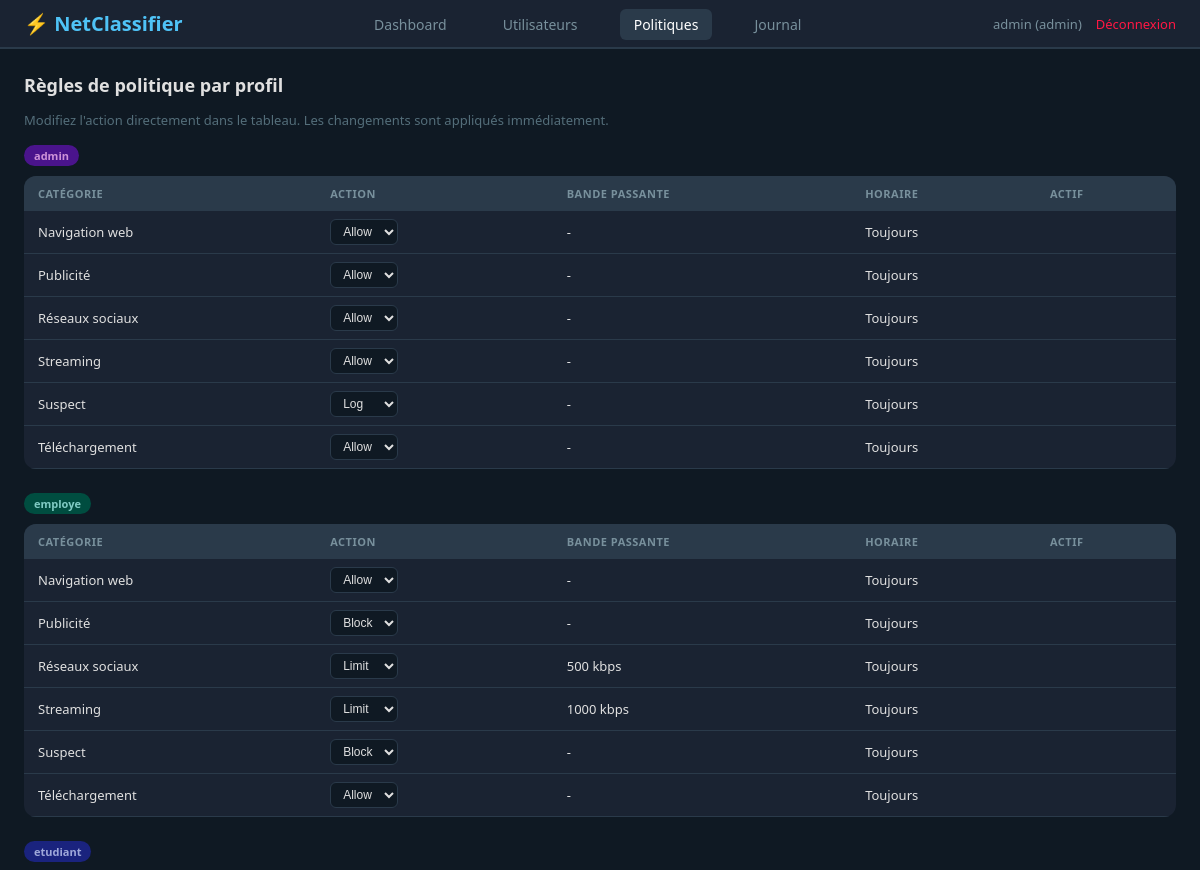
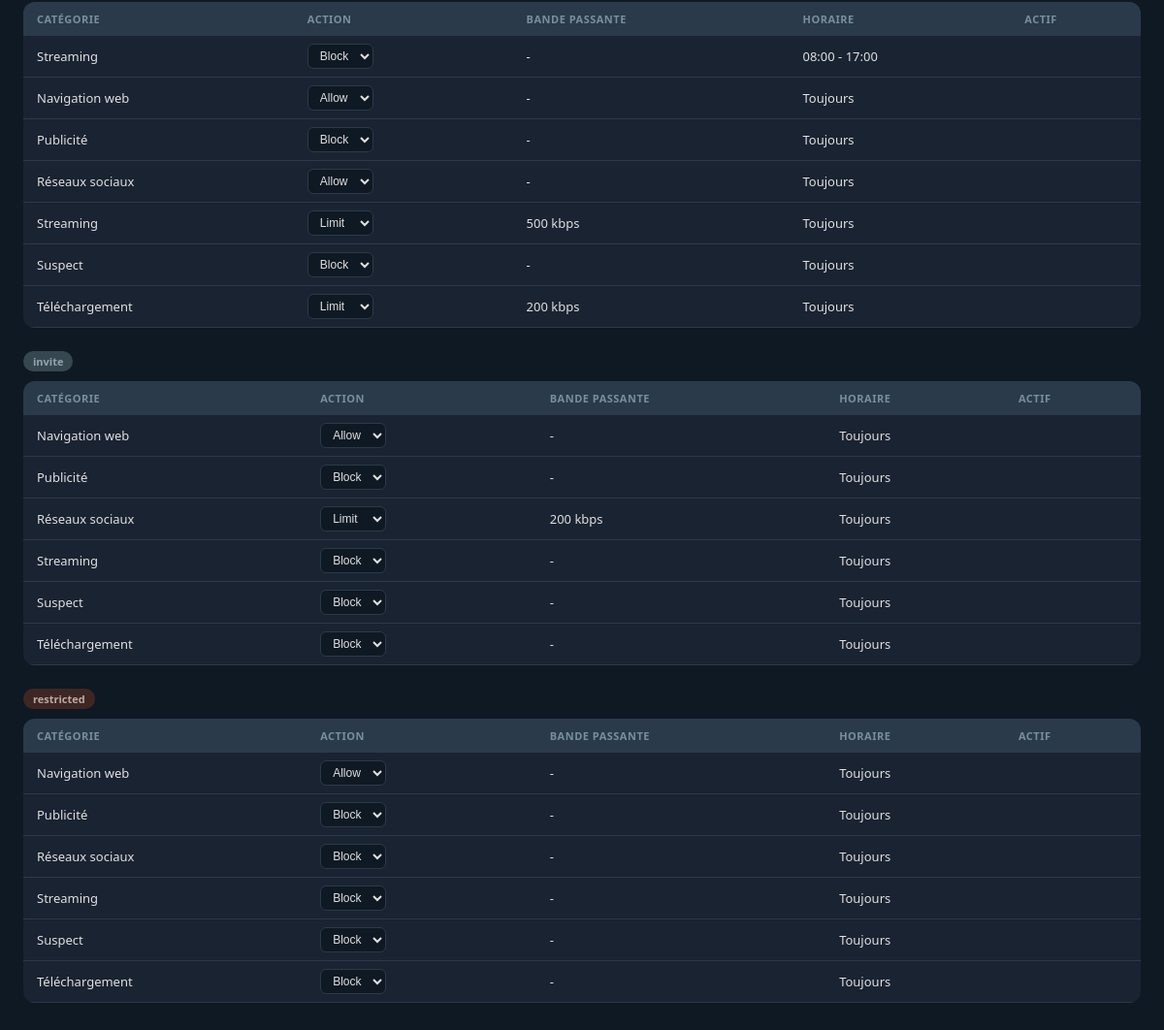
Screenshot of /policies (signed in) with the database file from the repository (2 pictures, top to bottom).
### tables this page shows
CREATE TABLE policy_rules (
    id              INTEGER PRIMARY KEY AUTOINCREMENT,
    profile         TEXT NOT NULL,                         -- Profil utilisateur
    category        TEXT NOT NULL,                         -- Catégorie de flux
    action          TEXT NOT NULL DEFAULT 'Allow',         -- Action (Allow, Block...)
    bandwidth_kbps  INTEGER DEFAULT NULL,                  -- Limite de bande passante
    time_start      TEXT DEFAULT NULL,                     -- Début de la règle horaire
    time_end        TEXT DEFAULT NULL,                     -- Fin de la règle horaire
    priority        INTEGER DEFAULT 0,                     -- Plus haut = prioritaire
    is_active       BOOLEAN DEFAULT 1,                     -- Activer/désactiver sans supprimer
    created_at      TIMESTAMP DEFAULT CURRENT_TIMESTAMP,
    updated_at      TIMESTAMP DEFAULT CURRENT_TIMESTAMP,

    -- Une seule règle par combinaison profil + catégorie + horaire
    UNIQUE(profile, category, time_start, time_end),

    CHECK (action IN ('Allow', 'Block', 'Limit', 'Log')),
    CHECK (profile IN ('etudiant', 'employe', 'admin', 'invite', 'restricted'))
);

### web/dashboard.py (the view)
@dashboard_bp.route("/policies")
@admin_required
def policies_page():
    policies = get_all_policies()
    grouped = {}
    for p in policies:
        grouped.setdefault(p["profile"], []).append(p)
    ctx = _base_ctx()
    ctx["grouped_policies"] = grouped
    return render_template("policies.html", **ctx)

### db/database.py (called while the page is built)
@contextmanager
def get_db():
    conn = sqlite3.connect(DB_PATH, timeout=10)
    conn.row_factory = sqlite3.Row        # Accès par nom de colonne : row["username"]
    conn.execute("PRAGMA journal_mode=WAL")  # Lectures parallèles aux écritures
    conn.execute("PRAGMA foreign_keys=ON")   # Activer les clés étrangères
    try:
        yield conn
        conn.commit()
    except Exception:
        conn.rollback()
        raise
    finally:
        conn.close()

def get_all_policies() -> list[dict]:
    with get_db() as conn:
        rows = conn.execute(
            "SELECT * FROM policy_rules ORDER BY profile, priority DESC, category"
        ).fetchall()
        return [dict(r) for r in rows]

def get_unread_alerts() -> list[dict]:
    with get_db() as conn:
        rows = conn.execute(
            "SELECT * FROM alerts WHERE is_read = 0 "
            "ORDER BY timestamp DESC LIMIT 50"
        ).fetchall()
        return [dict(r) for r in rows]

### web/dashboard.py (called while the page is built)
def admin_required(f):
    @wraps(f)
    def decorated(*args, **kwargs):
        if "admin_user" not in session:
            return redirect(url_for("auth.login"))
        return f(*args, **kwargs)
    return decorated

def _base_ctx():
    alerts = get_unread_alerts()
    return {
        "user":session["admin_user"],
        "profile":     session["admin_profile"],
        "fullname":    session.get("admin_fullname", ""),
        "alert_count": len(alerts),
    }

### web/templates/policies.html (shortened to what this page needs)
{% extends "base.html" %}
{% block content %}
<div class="section">
    <h2>Règles de politique par profil</h2>
    <p class="hint">Modifiez l'action directement dans le tableau. Les changements sont appliqués immédiatement.</p>
    {% for profile_name, rules in grouped_policies.items() %}
    <div class="policy-group">
<h3><span class="badge badge-{{ profile_name }}">{{ profile_name }}</span></h3>
<div class="table-wrapper">
    <table>
<thead>
    <tr>
<th>Catégorie</th><th>Action</th>
<th>Bande passante</th><th>Horaire</th><th>Actif</th>
    </tr>
</thead>
<tbody>
    {% for r in rules %}
    <tr>
<td>{{ r.category }}</td>
<td style="position:relative;">
    <select aria-label="Action"
    id="policy-sel-{{ r.id if r.id else 'null' }}"
    onchange="updatePolicy({{ r.id if r.id else 'null' }}, this)">
{% for a in ['Allow','Block','Limit','Log'] %}
<option value="{{ a }}" {% if r.action == a %}selected{% endif %}>{{ a }}</option>
{% endfor %}
    </select>
</td>
<td>{{ (r.bandwidth_kbps|string + ' kbps') if r.bandwidth_kbps else '-' }}</td>
<td>{{ (r.time_start + ' - ' + r.time_end) if r.time_start else 'Toujours' }}</td>
<td>{{ "" if r.is_active else "" }}</td>
    </tr>
    {% endfor %}
</tbody>
    </table>
</div>
    </div>
    {% endfor %}
</div>
{% endblock %}

### web/static/css/style.css (style rules this page uses)
:root { --bg-dark: #0f1923; --bg-card: #1a2332; --bg-hover: #223344; --border: #2a3a4a; --text-primary: #e0e0e0; --text-secondary: #78909c; --text-muted: #546e7a; --accent: #4fc3f7; --green: #00e676; --red: #ff1744; --orange: #ffa726; --purple: #7c4dff; --blue: #2979ff; }
* { margin: 0; padding: 0; box-sizing: border-box; }
body { font-family: 'Segoe UI', sans-serif; background: var(--bg-dark); color: var(--text-primary); }
.section { margin-bottom: 28px; }
.section h2 { margin-bottom: 14px; font-size: 18px; color: var(--text-primary); }
.section h3 { margin-bottom: 10px; color: var(--text-secondary); font-size: 14px; }
.hint { color: var(--text-muted); font-size: 13px; margin-bottom: 16px; }
.table-wrapper { overflow-x: auto; }
table { width: 100%; border-collapse: collapse; background: var(--bg-card); border-radius: 12px; overflow: hidden; }
th { background: var(--border); padding: 10px 14px; text-align: left; font-size: 11px; color: var(--text-secondary); text-transform: uppercase; letter-spacing: 0.5px; }
td { padding: 8px 14px; font-size: 13px; border-bottom: 1px solid var(--border); }
.badge { display: inline-block; padding: 3px 10px; border-radius: 12px; font-size: 11px; font-weight: 600; }
.badge-etudiant { background: #1a237e; color: #9fa8da; }
.badge-employe { background: #004d40; color: #80cbc4; }
.badge-admin { background: #4a148c; color: #ce93d8; }
.badge-invite { background: #37474f; color: #90a4ae; }
.badge-restricted { background: #3e2723; color: #bcaaa4; }
table select { background: var(--bg-dark); color: var(--text-primary); border: 1px solid var(--border); padding: 4px 8px; border-radius: 6px; font-size: 12px; }
.policy-group { margin-bottom: 24px; }
.policy-group h3 { margin-bottom: 10px; }

### rows the page displays
policy_rules: profile "admin", category "Navigation web", action+id "Allow", bandwidth_kbps "-", time_start "Toujours"
policy_rules: category "Publicité", action+id "Allow", bandwidth_kbps "-", time_start "Toujours"
policy_rules: category "Réseaux sociaux", action+id "Allow", bandwidth_kbps "-", time_start "Toujours"
policy_rules: category "Streaming", action+id "Allow", bandwidth_kbps "-", time_start "Toujours"
policy_rules: category "Suspect", action+id "Log", bandwidth_kbps "-", time_start "Toujours"
policy_rules: category "Téléchargement", action+id "Allow", bandwidth_kbps "-", time_start "Toujours"
policy_rules: profile "employe", category "Navigation web", action+id "Allow", bandwidth_kbps "-", time_start "Toujours"
policy_rules: category "Publicité", action+id "Block", bandwidth_kbps "-", time_start "Toujours"
policy_rules: category "Réseaux sociaux", action+id "Limit", bandwidth_kbps "500 kbps", time_start "Toujours"
policy_rules: category "Streaming", action+id "Limit", bandwidth_kbps "1000 kbps", time_start "Toujours"
policy_rules: category "Suspect", action+id "Block", bandwidth_kbps "-", time_start "Toujours"
policy_rules: category "Téléchargement", action+id "Allow", bandwidth_kbps "-", time_start "Toujours"
policy_rules: profile "etudiant", category "Streaming", action+id "Block", bandwidth_kbps "-", time_start+time_end "08:00 - 17:00"
policy_rules: category "Navigation web", action+id "Allow", bandwidth_kbps "-", time_start "Toujours"
policy_rules: category "Publicité", action+id "Block", bandwidth_kbps "-", time_start "Toujours"
policy_rules: category "Réseaux sociaux", action+id "Allow", bandwidth_kbps "-", time_start "Toujours"
policy_rules: category "Streaming", action+id "Limit", bandwidth_kbps "500 kbps", time_start "Toujours"
policy_rules: category "Suspect", action+id "Block", bandwidth_kbps "-", time_start "Toujours"
policy_rules: category "Téléchargement", action+id "Limit", bandwidth_kbps "200 kbps", time_start "Toujours"
policy_rules: profile "invite", category "Navigation web", action+id "Allow", bandwidth_kbps "-", time_start "Toujours"
policy_rules: category "Publicité", action+id "Block", bandwidth_kbps "-", time_start "Toujours"
policy_rules: category "Réseaux sociaux", action+id "Limit", bandwidth_kbps "200 kbps", time_start "Toujours"
policy_rules: category "Streaming", action+id "Block", bandwidth_kbps "-", time_start "Toujours"
policy_rules: category "Suspect", action+id "Block", bandwidth_kbps "-", time_start "Toujours"
policy_rules: category "Téléchargement", action+id "Block", bandwidth_kbps "-", time_start "Toujours"
policy_rules: profile "restricted", category "Navigation web", action+id "Allow", bandwidth_kbps "-", time_start "Toujours"
policy_rules: category "Publicité", action+id "Block", bandwidth_kbps "-", time_start "Toujours"
policy_rules: category "Réseaux sociaux", action+id "Block", bandwidth_kbps "-", time_start "Toujours"
policy_rules: category "Streaming", action+id "Block", bandwidth_kbps "-", time_start "Toujours"
policy_rules: category "Suspect", action+id "Block", bandwidth_kbps "-", time_start "Toujours"
policy_rules: category "Téléchargement", action+id "Block", bandwidth_kbps "-", time_start "Toujours"

### other values shown
{{ user }} "admin"
{{ profile }} "admin"
